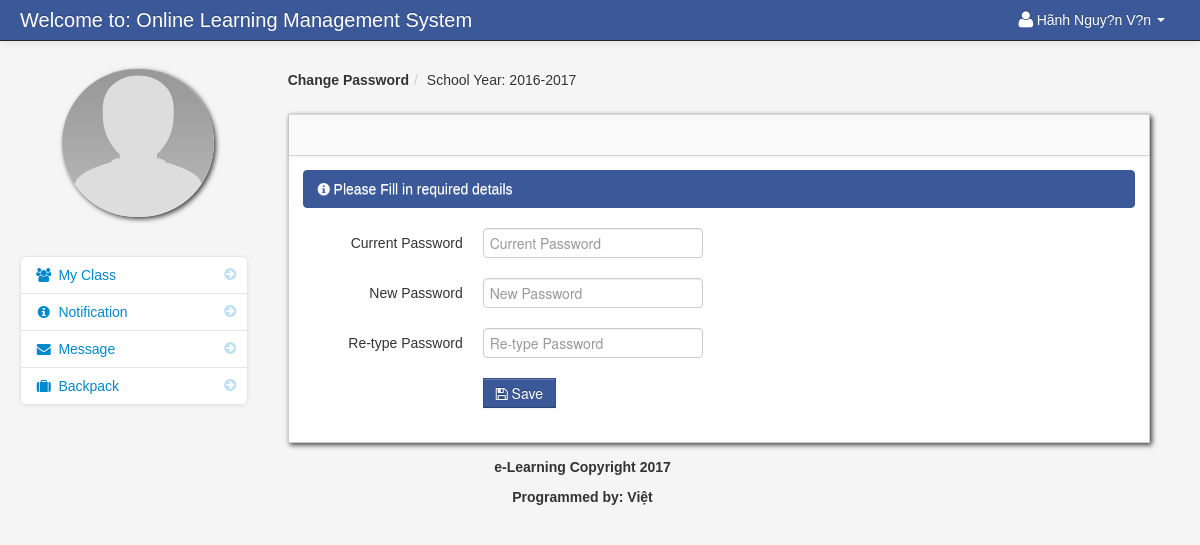
/change_password_student.php (signed in), run on the app's committed database.
### tables this page shows
CREATE TABLE `student` (
  `student_id` int(11) NOT NULL AUTO_INCREMENT,
  `firstname` varchar(100) NOT NULL,
  `lastname` varchar(100) NOT NULL,
  `class_id` int(11) NOT NULL,
  `username` varchar(100) NOT NULL,
  `password` varchar(100) NOT NULL,
  `location` varchar(100) NOT NULL,
  `status` varchar(100) NOT NULL,
  PRIMARY KEY (`student_id`)
);

CREATE TABLE `school_year` (
  `school_year_id` int(11) NOT NULL AUTO_INCREMENT,
  `school_year` varchar(100) NOT NULL,
  PRIMARY KEY (`school_year_id`)
);

### session.php (called while the page is built, shortened)
<?php
$session_id=$_SESSION['id'];
?>

### change_password_student.php (the view, shortened to what this page needs)
<?php include('header_dashboard.php'); ?>
<?php include('session.php'); ?>
    <body>
		<?php include('navbar_student.php'); ?>
        <div class="container-fluid">
            <div class="row-fluid">
				<?php include('change_password_sidebar_student.php'); ?>
                <div class="span9" id="content">
                     <div class="row-fluid">
					     <ul class="breadcrumb">
								<?php
								$school_year_query = mysql_query("select * from school_year order by school_year DESC")or die(mysql_error());
								$school_year_query_row = mysql_fetch_array($school_year_query);
								?>
								<li><a href="#"><b>Change Password</b></a><span class="divider">/</span></li>
								<li><a href="#">School Year: <?php echo $school_year_query_row['school_year']; ?></a></li>
						</ul>
                        <div id="block_bg" class="block">
                            <div class="navbar navbar-inner block-header">
                            </div>
                            <div class="block-content collapse in">
                                <div class="span12">
  								<div class="alert alert-info"><i class="icon-info-sign"></i> Please Fill in required details</div>
								    <form  method="post" id="change_password" class="form-horizontal">
										<div class="control-group">
											<label class="control-label" for="inputEmail">Current Password</label>
											<div class="controls">
											<input type="password" id="current_password" name="current_password"  placeholder="Current Password">
											</div>
										</div>
										<div class="control-group">
											<label class="control-label" for="inputPassword">New Password</label>
											<div class="controls">
											<input type="password" id="new_password" name="new_password" placeholder="New Password">
											</div>
										</div>
										<div class="control-group">
											<label class="control-label" for="inputPassword">Re-type Password</label>
											<div class="controls">
											<input type="password" id="retype_password" name="retype_password" placeholder="Re-type Password">
											</div>
										</div>
										<div class="control-group">
											<div class="controls">
											<button type="submit" class="btn btn-info"><i class="icon-save"></i> Save</button>
											</div>
										</div>
									</form>
                                </div>
                            </div>
                        </div>
                    </div>
                </div>
            </div>
		<?php include('footer.php'); ?>
        </div>
		<?php include('script.php'); ?>
    </body>
</html>

### navbar_student.php (shortened to what this page needs)
<div class="navbar navbar-fixed-top navbar-inverse">
        <div class="navbar-inner">
            <div class="container-fluid">
                <a class="brand" href="#">Welcome to: Online Learning Management System</a>
					<div class="nav-collapse collapse">
						<ul class="nav pull-right">
							<?php $query= mysql_query("select * from student where student_id = '$session_id'")or die(mysql_error());
									$row = mysql_fetch_array($query);
							?>
							<li class="dropdown">
								<a href="#" role="button" class="dropdown-toggle" data-toggle="dropdown"> <i class="icon-user icon-large"></i><?php echo $row['firstname']." ".$row['lastname'];  ?> <i class="caret"></i></a>
							</li>
						</ul>
					</div>
            </div>
        </div>
</div>

### change_password_sidebar_student.php (shortened to what this page needs)
<div class="span3" id="sidebar">
		<img id="avatar" class="img-circle" src="admin/<?php echo $row['location']; ?>">
		<ul class="nav nav-list bs-docs-sidenav nav-collapse collapse">
			<li class=""><a href="dashboard_student.php"><i class="icon-chevron-right"></i><i class="icon-group"></i>&nbsp;My Class</a></li>
			<li class="">
				<a href="student_notification.php"><i class="icon-chevron-right"></i><i class="icon-info-sign"></i>&nbsp;Notification
				</a>
			</li>
			 <li class=""><a href="student_message.php"><i class="icon-chevron-right"></i><i class="icon-envelope-alt"></i>&nbsp;Message</a></li>
			 <li class=""><a href="backpack.php"><i class="icon-chevron-right"></i><i class="icon-suitcase"></i>&nbsp;Backpack</a></li>
		</ul>
</div>

### admin/assets/styles.css (style rules this page uses)
body { padding-top: 60px; padding-bottom: 40px; background-color: #f5f5f5; }
#content { margin-left:0px; }
.breadcrumb { margin: 0 0 0px; padding: 10px 0px; background-color: transparent; }
.block { background: url("../images/pixel-60fff.png") repeat scroll 0 0 rgba(0, 0, 0, 0) !important; border: 1px solid #ccc; background: white; margin: 1em 0em; border-top: none; -webkit-box-shadow: 2px 2px 5px rgba(0, 0, 6, 0.75); -moz-box-shadow: 2px 2px 5px rgba(0, 0, 6, 0.75); box-shadow: 2px 2px 5px rgba(0, 0, 6, 0.75); }
.block-content { margin: 1em; min-height: .25em; }
.block-header { margin-bottom: 0px; border-right: none; border-left: none; -webkit-border-radius: 0px; -moz-border-radius: 0px; border-radius: 0px; }
.bs-docs-sidenav { max-width: 228px; margin: 30px 0 0; padding: 0; background-color: #fff; -webkit-border-radius: 6px; -moz-border-radius: 6px; border-radius: 6px; -webkit-box-shadow: 0 1px 4px rgba(0,0,0,.065); -moz-box-shadow: 0 1px 4px rgba(0,0,0,.065); box-shadow: 0 1px 4px rgba(0,0,0,.065); }
.bs-docs-sidenav > li > a { display: block; width: 190px \9; margin: 0 0 -1px; padding: 8px 14px; border: 1px solid #e5e5e5; }
.bs-docs-sidenav > li:first-child > a { -webkit-border-radius: 6px 6px 0 0; -moz-border-radius: 6px 6px 0 0; border-radius: 6px 6px 0 0; }
.bs-docs-sidenav > li:last-child > a { -webkit-border-radius: 0 0 6px 6px; -moz-border-radius: 0 0 6px 6px; border-radius: 0 0 6px 6px; }
.bs-docs-sidenav .icon-chevron-right { float: right; margin-top: 2px; margin-right: -6px; opacity: .25; }

### data on the page
student: firstname "Hãnh Nguy?n", lastname "V?n", location (placeholder picture)
school_year: school_year "2016-2017"
